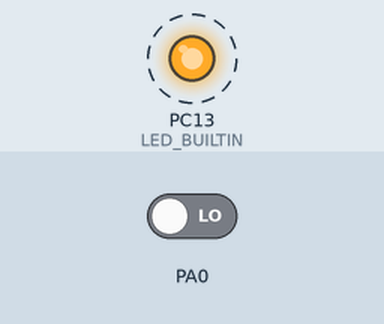
This program was run on a simulated STM32 Blue Pill. Parts: output pins drawn as LEDs (lit = HIGH). Dashed ring = blinking. Inputs (shaded band) come from the test bench; at power-on: PA0 LOW. What the program prints to the serial monitor is not drawn.

Above: at 0.05 s.
Timing chart, 0 to 3.0 s (numbered marks = the images above):
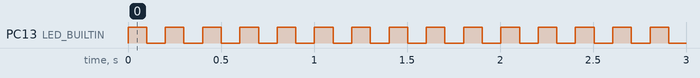

The program:

main.cpp
```cpp
#include <Arduino.h>

#include "SEGGER_RTT.h"

void log(const char* fmt, ...)
{
    va_list va;
    va_start(va, fmt);
    SEGGER_RTT_vprintf(0,fmt,&va);
    va_end(va);
}

void setup()
{
  // put your setup code here, to run once:
  pinMode(LED_BUILTIN, OUTPUT);

  pinMode(USER_BTN, INPUT);

  Serial.begin(115200);
}

void loop()
{
  // put your main code here, to run repeatedly:
  digitalWrite(LED_BUILTIN, !digitalRead(LED_BUILTIN));

  delay(100);

  Serial.println("hello MonkeyPi-STM32");

  log("lot print with segger rtt\r\n");

  if (digitalRead(USER_BTN) == 0)
  {
    Serial.println("btn clicked");
  }
}
```

Measured:
- by itself, PC13 (LED_BUILTIN): alternates HIGH for 0.10 s and LOW for 0.10 s
